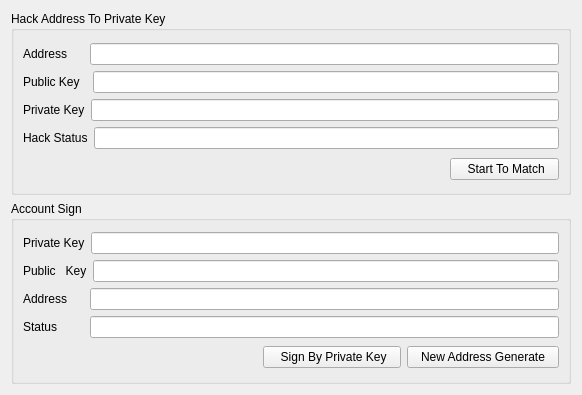
<?xml version="1.0" encoding="UTF-8"?>
<ui version="4.0">
 <class>Form</class>
 <widget class="QWidget" name="Form">
  <property name="geometry">
   <rect>
    <x>0</x>
    <y>0</y>
    <width>582</width>
    <height>395</height>
   </rect>
  </property>
  <property name="windowTitle">
   <string>Form</string>
  </property>
  <property name="styleSheet">
   <string notr="true"/>
  </property>
  <layout class="QGridLayout" name="gridLayout_13">
   <item row="0" column="0">
    <widget class="QGroupBox" name="groupBox">
     <property name="title">
      <string>Hack Address To Private Key</string>
     </property>
     <layout class="QGridLayout" name="gridLayout_6">
      <item row="0" column="0" colspan="2">
       <layout class="QGridLayout" name="gridLayout_5">
        <item row="1" column="0">
         <layout class="QGridLayout" name="gridLayout_2">
          <item row="0" column="0">
           <widget class="QLabel" name="label_2">
            <property name="text">
             <string>Public Key  </string>
            </property>
           </widget>
          </item>
          <item row="0" column="1">
           <widget class="QLineEdit" name="publickey"/>
          </item>
         </layout>
        </item>
        <item row="3" column="0">
         <layout class="QGridLayout" name="gridLayout_4">
          <item row="0" column="0">
           <widget class="QLabel" name="label_4">
            <property name="text">
             <string>Hack Status</string>
            </property>
           </widget>
          </item>
          <item row="0" column="1">
           <widget class="QLineEdit" name="status"/>
          </item>
         </layout>
        </item>
        <item row="2" column="0">
         <layout class="QGridLayout" name="gridLayout_3">
          <item row="0" column="0">
           <widget class="QLabel" name="label_3">
            <property name="text">
             <string>Private Key</string>
            </property>
           </widget>
          </item>
          <item row="0" column="1">
           <widget class="QLineEdit" name="privatekey"/>
          </item>
         </layout>
        </item>
        <item row="0" column="0">
         <layout class="QGridLayout" name="gridLayout">
          <item row="0" column="0">
           <widget class="QLabel" name="label">
            <property name="text">
             <string>Address     </string>
            </property>
           </widget>
          </item>
          <item row="0" column="1">
           <widget class="QLineEdit" name="address"/>
          </item>
         </layout>
        </item>
       </layout>
      </item>
      <item row="1" column="0">
       <spacer name="horizontalSpacer">
        <property name="orientation">
         <enum>Qt::Horizontal</enum>
        </property>
        <property name="sizeHint" stdset="0">
         <size>
          <width>435</width>
          <height>20</height>
         </size>
        </property>
       </spacer>
      </item>
      <item row="1" column="1">
       <widget class="QPushButton" name="hackstartbtn">
        <property name="text">
         <string>    Start To Match   </string>
        </property>
       </widget>
      </item>
     </layout>
    </widget>
   </item>
   <item row="1" column="0">
    <widget class="QGroupBox" name="groupBox_2">
     <property name="title">
      <string>Account Sign</string>
     </property>
     <layout class="QGridLayout" name="gridLayout_7">
      <item row="0" column="0" colspan="3">
       <layout class="QGridLayout" name="gridLayout_8">
        <item row="4" column="0">
         <layout class="QGridLayout" name="gridLayout_10">
          <item row="0" column="0">
           <widget class="QLabel" name="label_6">
            <property name="text">
             <string>Status        </string>
            </property>
           </widget>
          </item>
          <item row="0" column="1">
           <widget class="QLineEdit" name="status1"/>
          </item>
         </layout>
        </item>
        <item row="3" column="0">
         <layout class="QGridLayout" name="gridLayout_12">
          <item row="0" column="0">
           <widget class="QLabel" name="label_8">
            <property name="text">
             <string>Address     </string>
            </property>
           </widget>
          </item>
          <item row="0" column="1">
           <widget class="QLineEdit" name="address1"/>
          </item>
         </layout>
        </item>
        <item row="1" column="0">
         <layout class="QGridLayout" name="gridLayout_9">
          <item row="0" column="1">
           <widget class="QLineEdit" name="privatekey1"/>
          </item>
          <item row="0" column="0">
           <widget class="QLabel" name="label_5">
            <property name="text">
             <string>Private Key</string>
            </property>
           </widget>
          </item>
         </layout>
        </item>
        <item row="2" column="0">
         <layout class="QGridLayout" name="gridLayout_11">
          <item row="0" column="0">
           <widget class="QLabel" name="label_7">
            <property name="text">
             <string>Public   Key</string>
            </property>
           </widget>
          </item>
          <item row="0" column="1">
           <widget class="QLineEdit" name="publickey1"/>
          </item>
         </layout>
        </item>
       </layout>
      </item>
      <item row="1" column="0">
       <spacer name="horizontalSpacer_2">
        <property name="orientation">
         <enum>Qt::Horizontal</enum>
        </property>
        <property name="sizeHint" stdset="0">
         <size>
          <width>270</width>
          <height>20</height>
         </size>
        </property>
       </spacer>
      </item>
      <item row="1" column="1">
       <widget class="QPushButton" name="signbtn">
        <property name="text">
         <string>    Sign By Private Key   </string>
        </property>
       </widget>
      </item>
      <item row="1" column="2">
       <widget class="QPushButton" name="newaddressbtn">
        <property name="text">
         <string>   New Address Generate   </string>
        </property>
       </widget>
      </item>
     </layout>
    </widget>
   </item>
  </layout>
 </widget>
 <resources/>
 <connections/>
</ui>
